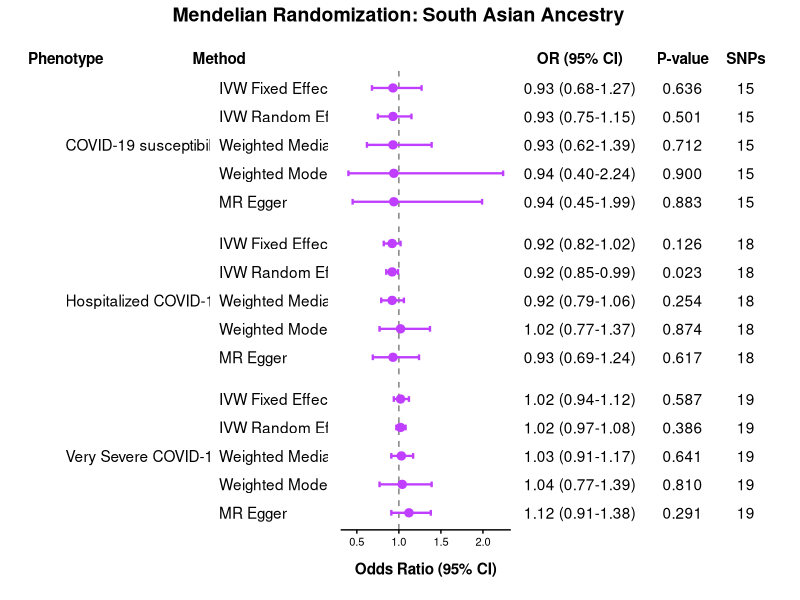

Recreate this plot in R.
library(ggplot2)
library(dplyr)
library(patchwork)

data_sa <- data.frame(
  Phenotype = factor(rep(c("COVID-19 susceptibility", "Hospitalized COVID-19", "Very Severe COVID-19"), each = 5),
                     levels = c("COVID-19 susceptibility", "Hospitalized COVID-19", "Very Severe COVID-19")),
  
  Method = factor(rep(c("MR Egger", "Weighted Median", "IVW Fixed Effects", "IVW Random Effects", "Weighted Mode"), 3),
                  levels = rev(c("IVW Fixed Effects", "IVW Random Effects", "Weighted Median", "Weighted Mode", "MR Egger"))),
  
  OR = c(
    # COVID-19 susceptibility (C2)
    0.94, 0.93, 0.93, 0.93, 0.94,
    # Hospitalized COVID-19 (B2)
    0.93, 0.92, 0.92, 0.92, 1.02,
    # Very Severe COVID-19 (A2)
    1.12, 1.03, 1.02, 1.02, 1.04
  ),
  
  CI_lower = c(
    # COVID-19 susceptibility (C2)
    0.45, 0.62, 0.68, 0.75, 0.40,
    # Hospitalized COVID-19 (B2)
    0.69, 0.79, 0.82, 0.85, 0.77,
    # Very Severe COVID-19 (A2)
    0.91, 0.91, 0.94, 0.97, 0.77
  ),
  
  CI_upper = c(
    # COVID-19 susceptibility (C2)
    1.99, 1.39, 1.27, 1.15, 2.24,
    # Hospitalized COVID-19 (B2)
    1.24, 1.06, 1.02, 0.99, 1.37,
    # Very Severe COVID-19 (A2)
    1.38, 1.17, 1.12, 1.08, 1.39
  ),
  
  p_val = c(
    # COVID-19 susceptibility (C2)
    0.883, 0.712, 0.636, 0.501, 0.900,
    # Hospitalized COVID-19 (B2)
    0.617, 0.254, 0.126, 0.023, 0.874,
    # Very Severe COVID-19 (A2)
    0.291, 0.641, 0.587, 0.386, 0.810
  ),
  
  SNPs = c(
    rep(15, 5),  # COVID-19 susceptibility
    rep(18, 5),  # Hospitalized COVID-19
    rep(19, 5)   # Very Severe COVID-19
  )
)

table_data <- data_sa %>%
  mutate(
    OR_CI = sprintf("%.2f (%.2f-%.2f)", OR, CI_lower, CI_upper),
    P = sprintf("%.3f", p_val)
  )

pheno_labels <- table_data %>%
  group_by(Phenotype) %>%
  summarize(MidPoint = levels(Method)[3])

shared_theme <- theme_minimal() +
  theme(
    text = element_text(color = "black", face = "plain"),
    axis.text = element_text(color = "black", face = "plain"),
    panel.grid = element_blank(),
    strip.text = element_blank(),
    plot.margin = margin(t = 10, r = 2, b = 10, l = 2)
  )

# Column 1: Phenotype
p_pheno <- ggplot(table_data, aes(y = Method)) +
  geom_text(data = pheno_labels, aes(y = MidPoint, x = 0.25, label = Phenotype), hjust = 0) +
  facet_grid(Phenotype ~ ., scales = "free_y", space = "free_y") +
  scale_x_continuous(limits = c(0, 1), breaks = 0.25, labels = "Phenotype", position = "top") +
  labs(x = NULL, y = NULL) +
  shared_theme +
  theme(axis.text.x = element_text(face = "bold", size = 11),
        axis.text.y = element_blank(),
        plot.margin = margin(t = 10, r = 0, b = 10, l = 0))

# Column 2: Method
p_method <- ggplot(table_data, aes(y = Method)) +
  geom_text(aes(x = 0, label = as.character(Method)), hjust = 0) +
  facet_grid(Phenotype ~ ., scales = "free_y", space = "free_y") +
  scale_x_continuous(limits = c(0, 1), breaks = 0, labels = "Method", position = "top") +
  labs(x = NULL, y = NULL) +
  shared_theme +
  theme(axis.text.x = element_text(face = "bold", size = 11),
        axis.text.y = element_blank(),
        plot.margin = margin(t = 10, r = 5, b = 10, l = 0))

# Column 3: Forest Plot
p_forest <- ggplot(table_data, aes(x = OR, y = Method)) +
  geom_vline(xintercept = 1, linetype = "dashed", color = "grey50") +
  geom_errorbarh(aes(xmin = CI_lower, xmax = CI_upper, color = Phenotype), height = 0.2, linewidth = 0.8) +
  geom_point(aes(color = Phenotype), size = 2.5) +
  facet_grid(Phenotype ~ ., scales = "free_y", space = "free_y") +
  scale_color_manual(values = c("COVID-19 susceptibility" = 'darkorchid1',
                                "Hospitalized COVID-19" = 'darkorchid1',
                                "Very Severe COVID-19" = "darkorchid1")) +
  scale_x_continuous(position = "bottom", breaks = seq(0.5, 2.0, by = 0.5)) +
  labs(x = "Odds Ratio (95% CI)", y = NULL) +
  shared_theme +
  theme(
    axis.text.y = element_blank(),
    axis.text.x = element_text(size = 8),
    axis.ticks.x = element_line(color = "black"),
    axis.line.x = element_line(color = "black"),
    axis.title.x = element_text(face = "bold", size = 11, margin = margin(t = 10)),
    legend.position = "none"
  )

# Column 4: Stats Table
p_table <- ggplot(table_data, aes(y = Method)) +
  geom_text(aes(x = 0, label = OR_CI), hjust = 0.5) +
  geom_text(aes(x = 1.3, label = P), hjust = 0.5) +
  geom_text(aes(x = 2.1, label = SNPs), hjust = 0.5) +
  facet_grid(Phenotype ~ ., scales = "free_y", space = "free_y") +
  scale_x_continuous(breaks = c(0, 1.3, 2.1),
                     labels = c("OR (95% CI)", "P-value", "SNPs"),
                     limits = c(-0.6, 2.5), position = "top") +
  labs(x = NULL, y = NULL) +
  shared_theme +
  theme(axis.text.y = element_blank(),
        axis.text.x = element_text(face = "bold", size = 11))

# Final Assembly
final_figure <- p_pheno + p_method + p_forest + p_table +
  plot_layout(widths = c(1.4, 0.8, 1.2, 1.9)) +
  plot_annotation(
    title = "Mendelian Randomization: South Asian Ancestry",
    theme = theme(plot.title = element_text(size = 14, face = "bold", hjust = 0.5))
  )

print(final_figure)
